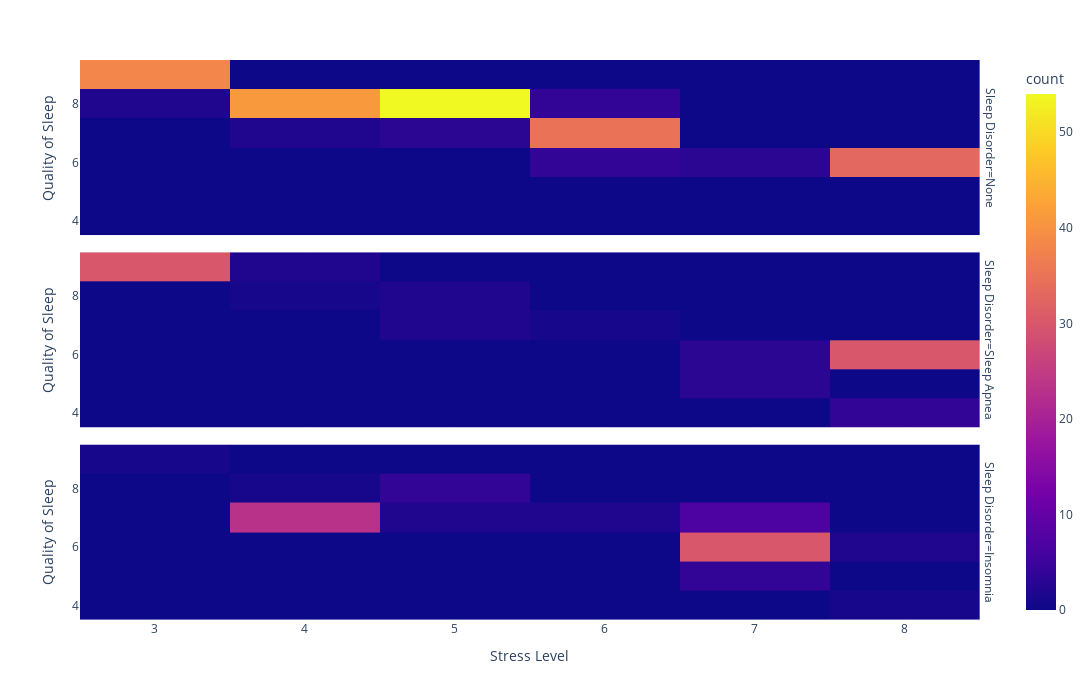

Notebook code for this chart:
### Code cell
fig = px.density_heatmap(df, x="Stress Level", y="Quality of Sleep", facet_row="Sleep Disorder")
fig.update_layout(width=1200, height=700)
fig.show()

### Figure 1 — Plotly figure (JSON) as saved in the notebook; plotly's stock layout.template omitted (floating-point values rounded to 4 significant figures; data arrays with more than 128 entries replaced by an {"elided": "..."} marker saying what was removed)
{"data": [{"coloraxis": "coloraxis", "hovertemplate": "Sleep Disorder=None<br>Stress Level=%{x}<br>Quality of Sleep=%{y}<br>count=%{z}<extra></extra>", "name": "", "type": "histogram2d", "x": {"elided": "219 int values"}, "xaxis": "x3", "xbingroup": "x", "y": {"elided": "219 int values"}, "yaxis": "y3", "ybingroup": "y"}, {"coloraxis": "coloraxis", "hovertemplate": "Sleep Disorder=Sleep Apnea<br>Stress Level=%{x}<br>Quality of Sleep=%{y}<br>count=%{z}<extra></extra>", "name": "", "type": "histogram2d", "x": [8, 8, 7, 8, 7, 6, 8, 8, 5, 7, 4, 5, 5, 7, 7, 5, 7, 8, 8, 8, 8, 8, 8, 8, 8, 8, 3, 3, 8, 8, 8, 8, 8, 8, 8, 8, 8, 8, 8, 8, 8, 8, 8, 8, 8, 8, 8, 8, 4, 4, 3, 3, 3, 3, 3, 3, 3, 3, 3, 3, 3, 3, 3, 3, 3, 3, 3, 3, 3, 3, 3, 3, 3, 3, 3, 3, 3, 3], "xaxis": "x2", "xbingroup": "x", "y": [4, 4, 5, 6, 5, 7, 4, 4, 7, 5, 8, 8, 7, 6, 6, 8, 6, 6, 6, 6, 6, 6, 6, 6, 6, 6, 9, 9, 6, 6, 6, 6, 6, 6, 6, 6, 6, 6, 6, 6, 6, 6, 6, 6, 6, 6, 6, 6, 9, 9, 9, 9, 9, 9, 9, 9, 9, 9, 9, 9, 9, 9, 9, 9, 9, 9, 9, 9, 9, 9, 9, 9, 9, 9, 9, 9, 9, 9], "yaxis": "y2", "ybingroup": "y"}, {"coloraxis": "coloraxis", "hovertemplate": "Sleep Disorder=Insomnia<br>Stress Level=%{x}<br>Quality of Sleep=%{y}<br>count=%{z}<extra></extra>", "name": "", "type": "histogram2d", "x": [8, 7, 7, 7, 8, 4, 7, 5, 7, 5, 7, 4, 7, 4, 7, 4, 7, 7, 7, 7, 7, 7, 7, 7, 7, 7, 5, 5, 4, 7, 7, 7, 4, 7, 4, 7, 4, 7, 4, 7, 4, 7, 4, 7, 7, 4, 7, 7, 4, 7, 7, 4, 7, 4, 7, 7, 6, 6, 4, 4, 4, 4, 4, 4, 4, 4, 4, 5, 5, 8, 7, 7, 7, 7, 7, 7, 3], "xaxis": "x", "xbingroup": "x", "y": [4, 6, 5, 5, 6, 8, 5, 8, 5, 8, 6, 7, 6, 7, 6, 7, 6, 6, 6, 6, 6, 6, 6, 6, 6, 6, 8, 8, 7, 6, 6, 6, 7, 6, 7, 6, 7, 6, 7, 6, 7, 6, 7, 6, 6, 7, 6, 6, 7, 6, 6, 7, 6, 7, 6, 7, 7, 7, 7, 7, 7, 7, 7, 7, 7, 7, 7, 7, 7, 6, 7, 7, 7, 7, 7, 7, 9], "yaxis": "y", "ybingroup": "y"}], "layout": {"annotations": [{"font": {}, "showarrow": false, "text": "Sleep Disorder=Insomnia", "textangle": 90, "x": 0.98, "xanchor": "left", "xref": "paper", "y": 0.1567, "yanchor": "middle", "yref": "paper"}, {"font": {}, "showarrow": false, "text": "Sleep Disorder=Sleep Apnea", "textangle": 90, "x": 0.98, "xanchor": "left", "xref": "paper", "y": 0.5, "yanchor": "middle", "yref": "paper"}, {"font": {}, "showarrow": false, "text": "Sleep Disorder=None", "textangle": 90, "x": 0.98, "xanchor": "left", "xref": "paper", "y": 0.8433, "yanchor": "middle", "yref": "paper"}], "coloraxis": {"colorbar": {"title": {"text": "count"}}, "colorscale": [[0, "#0d0887"], [0.1111, "#46039f"], [0.2222, "#7201a8"], [0.3333, "#9c179e"], [0.4444, "#bd3786"], [0.5556, "#d8576b"], [0.6667, "#ed7953"], [0.7778, "#fb9f3a"], [0.8889, "#fdca26"], [1, "#f0f921"]]}, "height": 700, "legend": {"tracegroupgap": 0}, "margin": {"t": 60}, "width": 1200, "xaxis": {"anchor": "y", "domain": [0, 0.98], "title": {"text": "Stress Level"}}, "xaxis2": {"anchor": "y2", "domain": [0, 0.98], "matches": "x", "showticklabels": false}, "xaxis3": {"anchor": "y3", "domain": [0, 0.98], "matches": "x", "showticklabels": false}, "yaxis": {"anchor": "x", "domain": [0, 0.3133], "title": {"text": "Quality of Sleep"}}, "yaxis2": {"anchor": "x2", "domain": [0.3433, 0.6567], "matches": "y", "title": {"text": "Quality of Sleep"}}, "yaxis3": {"anchor": "x3", "domain": [0.6867, 1.0], "matches": "y", "title": {"text": "Quality of Sleep"}}}}
